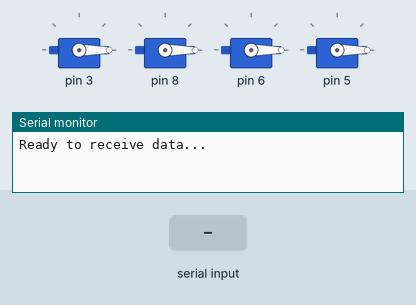
This sketch was run on a simulated Arduino Uno, built with avr-gcc and run on an emulated ATmega328P. Shown: 4 × servo, the last lines printed to the serial monitor. The inputs (shaded band) are chosen by the test bench.

Above: at 1.2 s.
1.3 s: "s6\n" received over the second serial link
At 2.5 s:
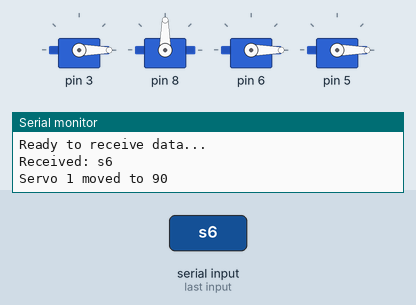
2.8 s: "count20\n" received over the second serial link
At 3.8 s:
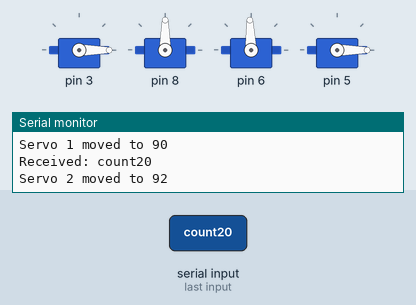
4.3 s: "s5\n" received over the second serial link
At 4.9 s:
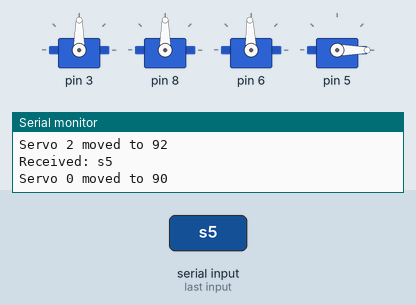
7.3 s: "count40\n" received over the second serial link
At 8.8 s:
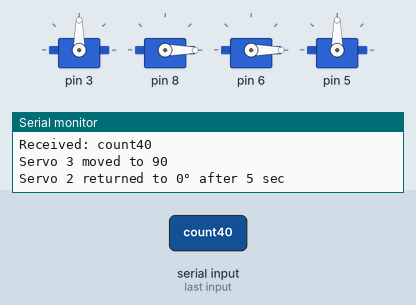
10.3 s: "count40\n" received over the second serial link
At 10.7 s:
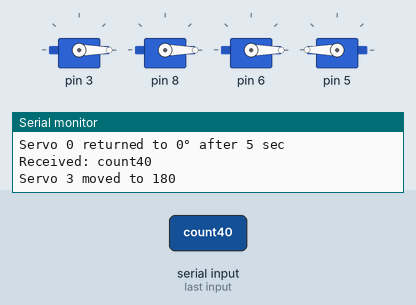
11.8 s: "s6\n" received over the second serial link
At 13.0 s:
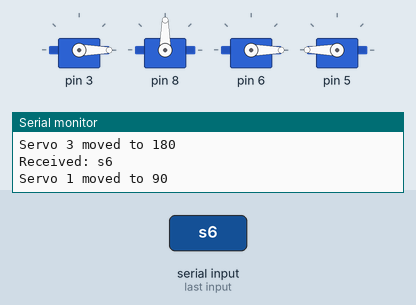
Timing chart, 0 to 16.8 s (numbered marks = the images above; inputs shaded):
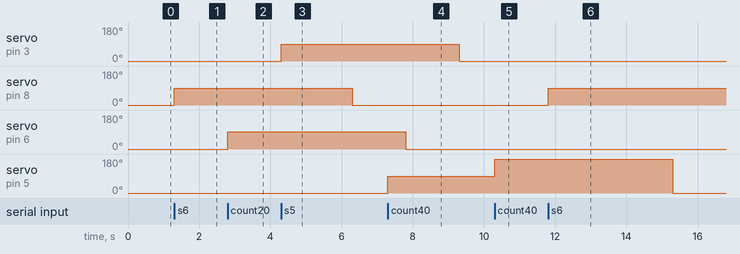

Measured:
- after the input at 1.3 s, servo on pin 8: 0° → 90° at once
- after the input at 2.8 s, servo on pin 6: 0° → 92° at once
- after the input at 4.3 s, servo on pin 3: 0° → 90° at once
- after the input at 7.3 s, servo on pin 5: 0° → 90° at once
- after the input at 10.3 s, servo on pin 5: 90° → 180° at once
- after the input at 11.8 s, servo on pin 8: 0° → 90° at once

The sketch:

operateServoMotorViaSensorData.ino
```cpp
#include <SoftwareSerial.h>
#include <Servo.h>

SoftwareSerial mySerial(4, 7); // RX, TX

Servo servo1, servo2, servo3, servo4; // Pins: 3, 8, 6, 5
Servo servos[4] = {servo1, servo2, servo3, servo4};

// Servo angle tracking
int currentAngles[4] = {0, 0, 0, 0};

// Time tracking for auto return
unsigned long lastMovedTime[4] = {0, 0, 0, 0};
const unsigned long returnDelay = 5000; // 5 seconds

String incomingData = "";

void setup() {
  Serial.begin(9600);
  mySerial.begin(9600);

  servos[0].attach(3);  // s5
  servos[1].attach(8);  // s6
  servos[2].attach(6);  // count20
  servos[3].attach(5);  // count40

  // Set all servos to 0° at startup
  for (int i = 0; i < 4; i++) {
    currentAngles[i] = 0;
    servos[i].write(0);
  }

  Serial.println("Ready to receive data...");
}

void loop() {
  // Read serial data
  while (mySerial.available()) {
    char c = mySerial.read();

    if (c == '\n') {
      incomingData.trim();
      Serial.print("Received: ");
      Serial.println(incomingData);

      int servoIndex = -1;
      int angleChange = 0;

      // Command mapping
      if (incomingData == "s6") {
        servoIndex = 1;
        angleChange = +90;
      }
      else if (incomingData == "s5") {
        servoIndex = 0;
        angleChange = +90;
      }
      else if (incomingData == "count20") {
        servoIndex = 2;
        angleChange = +92;
      }
      else if (incomingData == "count40") {
        servoIndex = 3;
        angleChange = +90;
      }

      // Move servo if valid command
      if (servoIndex != -1) {
        currentAngles[servoIndex] = constrain(currentAngles[servoIndex] + angleChange, 0, 180);
        servos[servoIndex].write(currentAngles[servoIndex]);
        lastMovedTime[servoIndex] = millis();  // Track time
        Serial.print("Servo ");
        Serial.print(servoIndex);
        Serial.print(" moved to ");
        Serial.println(currentAngles[servoIndex]);
      }

      incomingData = ""; // Clear input
    } else {
      incomingData += c;
    }
  }

  // Auto return servos to 0 after delay
  for (int i = 0; i < 4; i++) {
    if (currentAngles[i] != 0 && (millis() - lastMovedTime[i]) >= returnDelay) {
      currentAngles[i] = 0;
      servos[i].write(0);
      Serial.print("Servo ");
      Serial.print(i);
      Serial.println(" returned to 0° after 5 sec");
    }
  }
}
```
